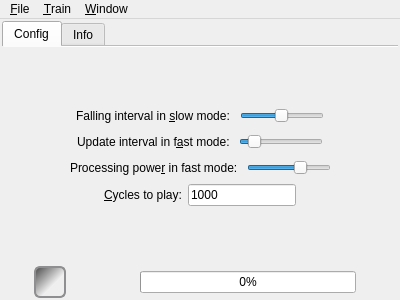
<?xml version="1.0" encoding="UTF-8"?>
<ui version="4.0">
 <class>TetrAIWindow</class>
 <widget class="QMainWindow" name="TetrAIWindow">
  <property name="geometry">
   <rect>
    <x>0</x>
    <y>0</y>
    <width>400</width>
    <height>300</height>
   </rect>
  </property>
  <property name="windowTitle">
   <string>TetraAIWindow</string>
  </property>
  <property name="styleSheet">
   <string notr="true">QToolButton
{
	border: none
}

QToolButton:!pressed:hover, QToolButton:!checked:hover
 {
     border: 2px solid #afafb1;
     border-radius: 6px;
     background-color: qlineargradient(x1: 0, y1: 0, x2: 1, y2: 1, stop: 0.4 hsva(0, 0, 255, 100%), stop: 1 hsva(0, 0, 255, 0%));
}

QToolButton:pressed:hover, QToolButton:checked:hover
{
     border: 2px solid #afafb1;
     border-radius: 6px;
     background-color: qlineargradient(x1: 0, y1: 0, x2: 1, y2: 1, stop: 0 hsva(0, 0, 0, 70%), stop: 0.6 hsva(0, 0, 0, 0%));
}

QToolButton:pressed:!hover, QToolButton:checked:!hover
{
     border: 2px solid #8f8f91;
     border-radius: 6px;
     background-color: qlineargradient(x1: 0, y1: 0, x2: 1, y2: 1, stop: 0 hsva(0, 0, 0, 70%), stop: 0.6 hsva(0, 0, 0, 0%));
}</string>
  </property>
  <widget class="QWidget" name="centralWidget">
   <layout class="QVBoxLayout" name="verticalLayout">
    <property name="spacing">
     <number>2</number>
    </property>
    <property name="leftMargin">
     <number>2</number>
    </property>
    <property name="topMargin">
     <number>2</number>
    </property>
    <property name="rightMargin">
     <number>2</number>
    </property>
    <property name="bottomMargin">
     <number>2</number>
    </property>
    <item>
     <widget class="QTabWidget" name="tabWidget">
      <property name="tabPosition">
       <enum>QTabWidget::North</enum>
      </property>
      <property name="tabShape">
       <enum>QTabWidget::Rounded</enum>
      </property>
      <property name="currentIndex">
       <number>0</number>
      </property>
      <property name="usesScrollButtons">
       <bool>true</bool>
      </property>
      <property name="documentMode">
       <bool>true</bool>
      </property>
      <widget class="QWidget" name="tabConfig">
       <attribute name="title">
        <string>Config</string>
       </attribute>
       <layout class="QVBoxLayout" name="verticalLayout_2">
        <item>
         <spacer name="verticalSpacer">
          <property name="orientation">
           <enum>Qt::Vertical</enum>
          </property>
          <property name="sizeHint" stdset="0">
           <size>
            <width>20</width>
            <height>40</height>
           </size>
          </property>
         </spacer>
        </item>
        <item>
         <layout class="QHBoxLayout" name="horizontalLayout_2">
          <property name="sizeConstraint">
           <enum>QLayout::SetMinAndMaxSize</enum>
          </property>
          <item>
           <spacer name="horizontalSpacer_8">
            <property name="orientation">
             <enum>Qt::Horizontal</enum>
            </property>
            <property name="sizeHint" stdset="0">
             <size>
              <width>40</width>
              <height>20</height>
             </size>
            </property>
           </spacer>
          </item>
          <item>
           <widget class="QLabel" name="slowSliderLabel">
            <property name="text">
             <string>Falling interval in &amp;slow mode: </string>
            </property>
            <property name="buddy">
             <cstring>slowSlider</cstring>
            </property>
           </widget>
          </item>
          <item>
           <widget class="QSlider" name="slowSlider">
            <property name="minimum">
             <number>2</number>
            </property>
            <property name="maximum">
             <number>200</number>
            </property>
            <property name="singleStep">
             <number>1</number>
            </property>
            <property name="pageStep">
             <number>10</number>
            </property>
            <property name="value">
             <number>100</number>
            </property>
            <property name="sliderPosition">
             <number>100</number>
            </property>
            <property name="orientation">
             <enum>Qt::Horizontal</enum>
            </property>
            <property name="tickPosition">
             <enum>QSlider::NoTicks</enum>
            </property>
           </widget>
          </item>
          <item>
           <spacer name="horizontalSpacer_7">
            <property name="orientation">
             <enum>Qt::Horizontal</enum>
            </property>
            <property name="sizeHint" stdset="0">
             <size>
              <width>40</width>
              <height>20</height>
             </size>
            </property>
           </spacer>
          </item>
         </layout>
        </item>
        <item>
         <layout class="QHBoxLayout" name="horizontalLayout_5">
          <property name="sizeConstraint">
           <enum>QLayout::SetMinAndMaxSize</enum>
          </property>
          <item>
           <spacer name="horizontalSpacer_5">
            <property name="orientation">
             <enum>Qt::Horizontal</enum>
            </property>
            <property name="sizeHint" stdset="0">
             <size>
              <width>40</width>
              <height>20</height>
             </size>
            </property>
           </spacer>
          </item>
          <item>
           <widget class="QLabel" name="fastSliderLabel">
            <property name="text">
             <string>Update interval in f&amp;ast mode: </string>
            </property>
            <property name="buddy">
             <cstring>fastSlider</cstring>
            </property>
           </widget>
          </item>
          <item>
           <widget class="QSlider" name="fastSlider">
            <property name="minimum">
             <number>5</number>
            </property>
            <property name="maximum">
             <number>50</number>
            </property>
            <property name="singleStep">
             <number>1</number>
            </property>
            <property name="pageStep">
             <number>5</number>
            </property>
            <property name="value">
             <number>10</number>
            </property>
            <property name="orientation">
             <enum>Qt::Horizontal</enum>
            </property>
           </widget>
          </item>
          <item>
           <spacer name="horizontalSpacer_6">
            <property name="orientation">
             <enum>Qt::Horizontal</enum>
            </property>
            <property name="sizeHint" stdset="0">
             <size>
              <width>40</width>
              <height>20</height>
             </size>
            </property>
           </spacer>
          </item>
         </layout>
        </item>
        <item>
         <layout class="QHBoxLayout" name="horizontalLayout_4">
          <item>
           <spacer name="horizontalSpacer_9">
            <property name="orientation">
             <enum>Qt::Horizontal</enum>
            </property>
            <property name="sizeHint" stdset="0">
             <size>
              <width>40</width>
              <height>20</height>
             </size>
            </property>
           </spacer>
          </item>
          <item>
           <widget class="QLabel" name="ppowerSliderLabel">
            <property name="text">
             <string>Processing powe&amp;r in fast mode: </string>
            </property>
            <property name="buddy">
             <cstring>ppowerSlider</cstring>
            </property>
           </widget>
          </item>
          <item>
           <widget class="QSlider" name="ppowerSlider">
            <property name="minimum">
             <number>1</number>
            </property>
            <property name="maximum">
             <number>10</number>
            </property>
            <property name="pageStep">
             <number>2</number>
            </property>
            <property name="value">
             <number>7</number>
            </property>
            <property name="orientation">
             <enum>Qt::Horizontal</enum>
            </property>
           </widget>
          </item>
          <item>
           <spacer name="horizontalSpacer_10">
            <property name="orientation">
             <enum>Qt::Horizontal</enum>
            </property>
            <property name="sizeHint" stdset="0">
             <size>
              <width>40</width>
              <height>20</height>
             </size>
            </property>
           </spacer>
          </item>
         </layout>
        </item>
        <item>
         <layout class="QHBoxLayout" name="horizontalLayout_6">
          <property name="sizeConstraint">
           <enum>QLayout::SetMinAndMaxSize</enum>
          </property>
          <item>
           <spacer name="horizontalSpacer_3">
            <property name="orientation">
             <enum>Qt::Horizontal</enum>
            </property>
            <property name="sizeHint" stdset="0">
             <size>
              <width>40</width>
              <height>20</height>
             </size>
            </property>
           </spacer>
          </item>
          <item>
           <widget class="QLabel" name="label_5">
            <property name="text">
             <string>&amp;Cycles to play:</string>
            </property>
            <property name="buddy">
             <cstring>cyclesLineEdit</cstring>
            </property>
           </widget>
          </item>
          <item>
           <widget class="QLineEdit" name="cyclesLineEdit">
            <property name="text">
             <string>1000</string>
            </property>
           </widget>
          </item>
          <item>
           <spacer name="horizontalSpacer_4">
            <property name="orientation">
             <enum>Qt::Horizontal</enum>
            </property>
            <property name="sizeHint" stdset="0">
             <size>
              <width>40</width>
              <height>20</height>
             </size>
            </property>
           </spacer>
          </item>
         </layout>
        </item>
        <item>
         <spacer name="verticalSpacer_2">
          <property name="orientation">
           <enum>Qt::Vertical</enum>
          </property>
          <property name="sizeHint" stdset="0">
           <size>
            <width>20</width>
            <height>40</height>
           </size>
          </property>
         </spacer>
        </item>
       </layout>
      </widget>
      <widget class="QWidget" name="tabInfo">
       <attribute name="title">
        <string>Info</string>
       </attribute>
       <layout class="QHBoxLayout" name="horizontalLayout_3" stretch="2,1">
        <property name="sizeConstraint">
         <enum>QLayout::SetMinAndMaxSize</enum>
        </property>
        <item>
         <layout class="QVBoxLayout" name="verticalLayout_3">
          <property name="sizeConstraint">
           <enum>QLayout::SetMinAndMaxSize</enum>
          </property>
          <item>
           <widget class="QLabel" name="scoreInfoLabel">
            <property name="text">
             <string>Score: </string>
            </property>
            <property name="alignment">
             <set>Qt::AlignLeading|Qt::AlignLeft|Qt::AlignVCenter</set>
            </property>
           </widget>
          </item>
          <item>
           <widget class="QLabel" name="linesInfoLabel">
            <property name="text">
             <string>Lines: </string>
            </property>
           </widget>
          </item>
          <item>
           <widget class="QLabel" name="cyclesInfoLabel">
            <property name="text">
             <string>Cycles: </string>
            </property>
           </widget>
          </item>
          <item>
           <widget class="QLabel" name="overallcyclesInfoLabel">
            <property name="text">
             <string>Overall Cycles: </string>
            </property>
           </widget>
          </item>
          <item>
           <widget class="QLabel" name="gamesplayedInfoLabel">
            <property name="text">
             <string>Games Played: </string>
            </property>
           </widget>
          </item>
          <item>
           <widget class="QLabel" name="averagescoreInfoLabel">
            <property name="text">
             <string>Average Score: </string>
            </property>
           </widget>
          </item>
          <item>
           <widget class="QLabel" name="averagelinesInfoLabel">
            <property name="text">
             <string>Average Lines: </string>
            </property>
           </widget>
          </item>
          <item>
           <widget class="QLabel" name="aidelayInfoLabel">
            <property name="text">
             <string>AI module delay: </string>
            </property>
           </widget>
          </item>
          <item>
           <spacer name="verticalSpacer_3">
            <property name="orientation">
             <enum>Qt::Vertical</enum>
            </property>
            <property name="sizeHint" stdset="0">
             <size>
              <width>20</width>
              <height>40</height>
             </size>
            </property>
           </spacer>
          </item>
         </layout>
        </item>
        <item>
         <widget class="QStackedWidget" name="stackedWidget">
          <property name="sizePolicy">
           <sizepolicy hsizetype="Expanding" vsizetype="Expanding">
            <horstretch>0</horstretch>
            <verstretch>0</verstretch>
           </sizepolicy>
          </property>
          <property name="currentIndex">
           <number>1</number>
          </property>
          <widget class="QWidget" name="blankPage">
           <property name="sizePolicy">
            <sizepolicy hsizetype="Expanding" vsizetype="Expanding">
             <horstretch>0</horstretch>
             <verstretch>0</verstretch>
            </sizepolicy>
           </property>
          </widget>
          <widget class="QWidget" name="nextfigPage">
           <layout class="QVBoxLayout" name="verticalLayout_4">
            <property name="spacing">
             <number>0</number>
            </property>
            <property name="sizeConstraint">
             <enum>QLayout::SetMinAndMaxSize</enum>
            </property>
            <property name="leftMargin">
             <number>0</number>
            </property>
            <property name="topMargin">
             <number>0</number>
            </property>
            <property name="rightMargin">
             <number>0</number>
            </property>
            <property name="bottomMargin">
             <number>0</number>
            </property>
            <item>
             <widget class="QGroupBox" name="nextfigBox">
              <property name="sizePolicy">
               <sizepolicy hsizetype="MinimumExpanding" vsizetype="MinimumExpanding">
                <horstretch>0</horstretch>
                <verstretch>0</verstretch>
               </sizepolicy>
              </property>
              <property name="title">
               <string>Next Figure</string>
              </property>
              <layout class="QVBoxLayout" name="nextfigLayout">
               <property name="spacing">
                <number>0</number>
               </property>
               <property name="sizeConstraint">
                <enum>QLayout::SetNoConstraint</enum>
               </property>
              </layout>
             </widget>
            </item>
           </layout>
          </widget>
         </widget>
        </item>
       </layout>
      </widget>
     </widget>
    </item>
    <item>
     <layout class="QHBoxLayout" name="horizontalLayout">
      <property name="spacing">
       <number>0</number>
      </property>
      <item>
       <widget class="QToolButton" name="buttonPause">
        <property name="enabled">
         <bool>true</bool>
        </property>
        <property name="sizePolicy">
         <sizepolicy hsizetype="Fixed" vsizetype="Fixed">
          <horstretch>0</horstretch>
          <verstretch>0</verstretch>
         </sizepolicy>
        </property>
        <property name="minimumSize">
         <size>
          <width>32</width>
          <height>32</height>
         </size>
        </property>
        <property name="maximumSize">
         <size>
          <width>32</width>
          <height>32</height>
         </size>
        </property>
        <property name="focusPolicy">
         <enum>Qt::ClickFocus</enum>
        </property>
        <property name="toolTipDuration">
         <number>2500</number>
        </property>
        <property name="icon">
         <iconset resource="resources.qrc">
          <normaloff>:/buttons/pause.png</normaloff>:/buttons/pause.png</iconset>
        </property>
        <property name="iconSize">
         <size>
          <width>24</width>
          <height>24</height>
         </size>
        </property>
        <property name="checkable">
         <bool>true</bool>
        </property>
       </widget>
      </item>
      <item>
       <widget class="QToolButton" name="buttonStop">
        <property name="sizePolicy">
         <sizepolicy hsizetype="Fixed" vsizetype="Fixed">
          <horstretch>0</horstretch>
          <verstretch>0</verstretch>
         </sizepolicy>
        </property>
        <property name="minimumSize">
         <size>
          <width>32</width>
          <height>32</height>
         </size>
        </property>
        <property name="maximumSize">
         <size>
          <width>32</width>
          <height>32</height>
         </size>
        </property>
        <property name="focusPolicy">
         <enum>Qt::ClickFocus</enum>
        </property>
        <property name="toolTipDuration">
         <number>2500</number>
        </property>
        <property name="icon">
         <iconset resource="resources.qrc">
          <normaloff>:/buttons/stop.png</normaloff>:/buttons/stop.png</iconset>
        </property>
        <property name="iconSize">
         <size>
          <width>24</width>
          <height>24</height>
         </size>
        </property>
        <property name="checkable">
         <bool>true</bool>
        </property>
        <property name="checked">
         <bool>true</bool>
        </property>
       </widget>
      </item>
      <item>
       <widget class="QToolButton" name="buttonStartSlow">
        <property name="sizePolicy">
         <sizepolicy hsizetype="Fixed" vsizetype="Fixed">
          <horstretch>0</horstretch>
          <verstretch>0</verstretch>
         </sizepolicy>
        </property>
        <property name="minimumSize">
         <size>
          <width>32</width>
          <height>32</height>
         </size>
        </property>
        <property name="maximumSize">
         <size>
          <width>32</width>
          <height>32</height>
         </size>
        </property>
        <property name="focusPolicy">
         <enum>Qt::ClickFocus</enum>
        </property>
        <property name="toolTipDuration">
         <number>2500</number>
        </property>
        <property name="icon">
         <iconset resource="resources.qrc">
          <normaloff>:/buttons/slow.png</normaloff>:/buttons/slow.png</iconset>
        </property>
        <property name="iconSize">
         <size>
          <width>24</width>
          <height>24</height>
         </size>
        </property>
        <property name="checkable">
         <bool>true</bool>
        </property>
       </widget>
      </item>
      <item>
       <widget class="QToolButton" name="buttonStartFast">
        <property name="sizePolicy">
         <sizepolicy hsizetype="Fixed" vsizetype="Fixed">
          <horstretch>0</horstretch>
          <verstretch>0</verstretch>
         </sizepolicy>
        </property>
        <property name="minimumSize">
         <size>
          <width>32</width>
          <height>32</height>
         </size>
        </property>
        <property name="maximumSize">
         <size>
          <width>32</width>
          <height>32</height>
         </size>
        </property>
        <property name="focusPolicy">
         <enum>Qt::ClickFocus</enum>
        </property>
        <property name="toolTipDuration">
         <number>2500</number>
        </property>
        <property name="icon">
         <iconset resource="resources.qrc">
          <normaloff>:/buttons/fast.png</normaloff>:/buttons/fast.png</iconset>
        </property>
        <property name="iconSize">
         <size>
          <width>24</width>
          <height>24</height>
         </size>
        </property>
        <property name="checkable">
         <bool>true</bool>
        </property>
       </widget>
      </item>
      <item>
       <spacer name="horizontalSpacer">
        <property name="orientation">
         <enum>Qt::Horizontal</enum>
        </property>
        <property name="sizeType">
         <enum>QSizePolicy::Minimum</enum>
        </property>
        <property name="sizeHint" stdset="0">
         <size>
          <width>10</width>
          <height>20</height>
         </size>
        </property>
       </spacer>
      </item>
      <item>
       <widget class="QProgressBar" name="progressBar">
        <property name="value">
         <number>0</number>
        </property>
        <property name="alignment">
         <set>Qt::AlignCenter</set>
        </property>
       </widget>
      </item>
      <item>
       <spacer name="horizontalSpacer_2">
        <property name="orientation">
         <enum>Qt::Horizontal</enum>
        </property>
        <property name="sizeType">
         <enum>QSizePolicy::Minimum</enum>
        </property>
        <property name="sizeHint" stdset="0">
         <size>
          <width>10</width>
          <height>20</height>
         </size>
        </property>
       </spacer>
      </item>
      <item>
       <widget class="QToolButton" name="buttonSwitchHumanAI">
        <property name="sizePolicy">
         <sizepolicy hsizetype="Fixed" vsizetype="Fixed">
          <horstretch>0</horstretch>
          <verstretch>0</verstretch>
         </sizepolicy>
        </property>
        <property name="minimumSize">
         <size>
          <width>32</width>
          <height>32</height>
         </size>
        </property>
        <property name="maximumSize">
         <size>
          <width>32</width>
          <height>32</height>
         </size>
        </property>
        <property name="focusPolicy">
         <enum>Qt::ClickFocus</enum>
        </property>
        <property name="toolTipDuration">
         <number>2500</number>
        </property>
        <property name="icon">
         <iconset resource="resources.qrc">
          <normaloff>:/buttons/human.png</normaloff>:/buttons/human.png</iconset>
        </property>
        <property name="iconSize">
         <size>
          <width>24</width>
          <height>24</height>
         </size>
        </property>
        <property name="checkable">
         <bool>true</bool>
        </property>
       </widget>
      </item>
     </layout>
    </item>
   </layout>
  </widget>
  <widget class="QMenuBar" name="menuBar">
   <property name="geometry">
    <rect>
     <x>0</x>
     <y>0</y>
     <width>400</width>
     <height>21</height>
    </rect>
   </property>
   <widget class="QMenu" name="menu_File">
    <property name="title">
     <string>&amp;File</string>
    </property>
    <addaction name="actionCreateNew"/>
    <addaction name="actionOpen"/>
    <addaction name="actionSave"/>
    <addaction name="actionSaveAs"/>
    <addaction name="separator"/>
    <addaction name="actionExit"/>
   </widget>
   <widget class="QMenu" name="menu_Train">
    <property name="title">
     <string>&amp;Train</string>
    </property>
    <addaction name="actionStartSlow"/>
    <addaction name="actionStartFast"/>
    <addaction name="separator"/>
    <addaction name="actionPause"/>
    <addaction name="actionStop"/>
    <addaction name="separator"/>
    <addaction name="actionSwitchHumanAI"/>
   </widget>
   <widget class="QMenu" name="menu_Window">
    <property name="title">
     <string>&amp;Window</string>
    </property>
    <addaction name="actionShowConfig"/>
    <addaction name="actionShow_Info"/>
    <addaction name="separator"/>
    <addaction name="actionToggleGameWindow"/>
   </widget>
   <addaction name="menu_File"/>
   <addaction name="menu_Train"/>
   <addaction name="menu_Window"/>
  </widget>
  <action name="actionCreateNew">
   <property name="text">
    <string>&amp;New</string>
   </property>
   <property name="toolTip">
    <string>Create new AI training</string>
   </property>
   <property name="shortcut">
    <string>Ctrl+N</string>
   </property>
  </action>
  <action name="actionOpen">
   <property name="text">
    <string>&amp;Open</string>
   </property>
   <property name="toolTip">
    <string>Open AI training</string>
   </property>
   <property name="shortcut">
    <string>Ctrl+O</string>
   </property>
  </action>
  <action name="actionSave">
   <property name="text">
    <string>&amp;Save</string>
   </property>
   <property name="toolTip">
    <string>Save AI training</string>
   </property>
   <property name="shortcut">
    <string>Ctrl+S</string>
   </property>
  </action>
  <action name="actionSaveAs">
   <property name="text">
    <string>Save &amp;As...</string>
   </property>
   <property name="toolTip">
    <string>Save AI training as...</string>
   </property>
  </action>
  <action name="actionExit">
   <property name="text">
    <string>E&amp;xit</string>
   </property>
   <property name="toolTip">
    <string>Exit TetrAI</string>
   </property>
   <property name="shortcut">
    <string>Alt+X</string>
   </property>
  </action>
  <action name="actionStartSlow">
   <property name="checkable">
    <bool>true</bool>
   </property>
   <property name="icon">
    <iconset resource="resources.qrc">
     <normaloff>:/buttons/slow.png</normaloff>:/buttons/slow.png</iconset>
   </property>
   <property name="text">
    <string>Start &amp;Slow</string>
   </property>
   <property name="toolTip">
    <string>Start AI training in slow mode</string>
   </property>
   <property name="shortcut">
    <string>Ctrl+[</string>
   </property>
  </action>
  <action name="actionStartFast">
   <property name="checkable">
    <bool>true</bool>
   </property>
   <property name="icon">
    <iconset resource="resources.qrc">
     <normaloff>:/buttons/fast.png</normaloff>:/buttons/fast.png</iconset>
   </property>
   <property name="text">
    <string>Start &amp;Fast</string>
   </property>
   <property name="toolTip">
    <string>Start AI training in fast mode</string>
   </property>
   <property name="shortcut">
    <string>Ctrl+]</string>
   </property>
  </action>
  <action name="actionPause">
   <property name="checkable">
    <bool>true</bool>
   </property>
   <property name="icon">
    <iconset resource="resources.qrc">
     <normaloff>:/buttons/pause.png</normaloff>:/buttons/pause.png</iconset>
   </property>
   <property name="text">
    <string>&amp;Pause</string>
   </property>
   <property name="toolTip">
    <string>Pause game and AI training</string>
   </property>
   <property name="shortcut">
    <string>Ctrl+P</string>
   </property>
  </action>
  <action name="actionStop">
   <property name="checkable">
    <bool>true</bool>
   </property>
   <property name="checked">
    <bool>true</bool>
   </property>
   <property name="icon">
    <iconset resource="resources.qrc">
     <normaloff>:/buttons/stop.png</normaloff>:/buttons/stop.png</iconset>
   </property>
   <property name="text">
    <string>S&amp;top</string>
   </property>
   <property name="toolTip">
    <string>Pause game and stop AI training</string>
   </property>
   <property name="shortcut">
    <string>Ctrl+T</string>
   </property>
  </action>
  <action name="actionSwitchHumanAI">
   <property name="checkable">
    <bool>true</bool>
   </property>
   <property name="icon">
    <iconset resource="resources.qrc">
     <normaloff>:/buttons/human.png</normaloff>:/buttons/human.png</iconset>
   </property>
   <property name="text">
    <string>Sw&amp;itch to Human</string>
   </property>
   <property name="toolTip">
    <string>Switch to &quot;Human&quot; player mode</string>
   </property>
   <property name="shortcut">
    <string>Ctrl+H</string>
   </property>
  </action>
  <action name="actionShowConfig">
   <property name="text">
    <string>Show Config</string>
   </property>
   <property name="toolTip">
    <string>Show configuration tab page</string>
   </property>
  </action>
  <action name="actionShow_Info">
   <property name="text">
    <string>Show Info</string>
   </property>
   <property name="toolTip">
    <string>Show game info tab page</string>
   </property>
  </action>
  <action name="actionToggleGameWindow">
   <property name="checkable">
    <bool>true</bool>
   </property>
   <property name="text">
    <string>Toggle Game Window</string>
   </property>
   <property name="toolTip">
    <string>Show/hide game window</string>
   </property>
  </action>
 </widget>
 <layoutdefault spacing="6" margin="11"/>
 <tabstops>
  <tabstop>tabWidget</tabstop>
  <tabstop>slowSlider</tabstop>
  <tabstop>fastSlider</tabstop>
  <tabstop>ppowerSlider</tabstop>
  <tabstop>cyclesLineEdit</tabstop>
 </tabstops>
 <resources>
  <include location="resources.qrc"/>
 </resources>
 <connections/>
</ui>
